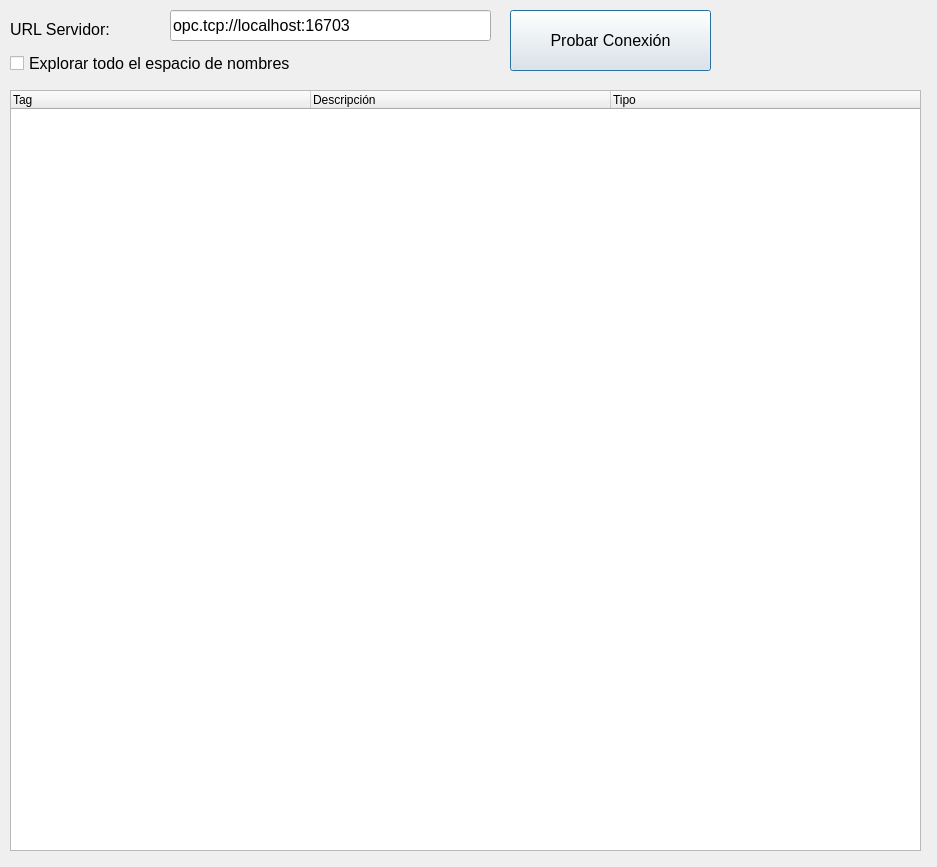
<?xml version="1.0" encoding="UTF-8"?>
<ui version="4.0">
 <class>Dialog</class>
 <widget class="QDialog" name="Dialog">
  <property name="geometry">
   <rect>
    <x>0</x>
    <y>0</y>
    <width>937</width>
    <height>867</height>
   </rect>
  </property>
  <property name="sizePolicy">
   <sizepolicy hsizetype="Fixed" vsizetype="Fixed">
    <horstretch>0</horstretch>
    <verstretch>0</verstretch>
   </sizepolicy>
  </property>
  <property name="baseSize">
   <size>
    <width>937</width>
    <height>867</height>
   </size>
  </property>
  <property name="windowTitle">
   <string>Dialog</string>
  </property>
  <widget class="QPushButton" name="Probar_Conexion">
   <property name="geometry">
    <rect>
     <x>510</x>
     <y>10</y>
     <width>201</width>
     <height>61</height>
    </rect>
   </property>
   <property name="font">
    <font>
     <family>MS Sans Serif</family>
     <pointsize>12</pointsize>
    </font>
   </property>
   <property name="text">
    <string>Probar Conexión</string>
   </property>
  </widget>
  <widget class="QLabel" name="label">
   <property name="geometry">
    <rect>
     <x>10</x>
     <y>20</y>
     <width>151</width>
     <height>19</height>
    </rect>
   </property>
   <property name="font">
    <font>
     <family>MS Sans Serif</family>
     <pointsize>12</pointsize>
    </font>
   </property>
   <property name="text">
    <string>URL Servidor:</string>
   </property>
  </widget>
  <widget class="QLineEdit" name="URL">
   <property name="geometry">
    <rect>
     <x>170</x>
     <y>10</y>
     <width>321</width>
     <height>31</height>
    </rect>
   </property>
   <property name="font">
    <font>
     <pointsize>12</pointsize>
    </font>
   </property>
   <property name="text">
    <string>opc.tcp://localhost:16703</string>
   </property>
  </widget>
  <widget class="QTreeWidget" name="Cajon_Tags">
   <property name="geometry">
    <rect>
     <x>10</x>
     <y>90</y>
     <width>911</width>
     <height>761</height>
    </rect>
   </property>
   <property name="columnCount">
    <number>3</number>
   </property>
   <attribute name="headerDefaultSectionSize">
    <number>300</number>
   </attribute>
   <column>
    <property name="text">
     <string>Tag</string>
    </property>
   </column>
   <column>
    <property name="text">
     <string>Descripción</string>
    </property>
   </column>
   <column>
    <property name="text">
     <string>Tipo</string>
    </property>
   </column>
  </widget>
  <widget class="QCheckBox" name="EspacioNombresCompleto">
   <property name="geometry">
    <rect>
     <x>10</x>
     <y>50</y>
     <width>431</width>
     <height>27</height>
    </rect>
   </property>
   <property name="font">
    <font>
     <family>MS Sans Serif</family>
     <pointsize>12</pointsize>
    </font>
   </property>
   <property name="text">
    <string>Explorar todo el espacio de nombres</string>
   </property>
  </widget>
  <widget class="QLabel" name="Exitoso">
   <property name="geometry">
    <rect>
     <x>730</x>
     <y>10</y>
     <width>50</width>
     <height>50</height>
    </rect>
   </property>
   <property name="text">
    <string/>
   </property>
   <property name="pixmap">
    <pixmap>iconos/exitoso.png</pixmap>
   </property>
   <property name="scaledContents">
    <bool>true</bool>
   </property>
  </widget>
 </widget>
 <resources/>
 <connections/>
</ui>
